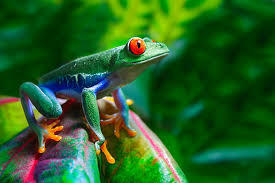
#> input picture images/img5.jpg, 275 x 183 px
$ python practice.py
#> lines starting #> are read from the running program, lines starting #| are printed output that depends on the picture

import matplotlib.pyplot as plt
import cv2
import numpy as np


def main():
    img_gray = cv2.imread("../images/img5.jpg", 0)
#> img_gray: shape (183, 275); min 0, max 255, mean 70.3

    row, col = img_gray.shape
#> row = 183; col = 275
    mean = 0
    var = 0.01
    sigma = var ** 0.5
    gauss = np.random.normal(mean, sigma, (row, col))
    noisy_img = img_gray + gauss * 255   # scale noise
    noisy_img = np.clip(noisy_img, 0, 255).astype(np.uint8)

    avg_filter = np.array([[1, 1, 1],
                          [1, 1, 1],
                          [1, 1, 1]], dtype=np.float32) / 9


    sobel_x = np.array([[-1, 0, 1],
                        [-2, 0, 2],
                        [-1, 0, 1]], dtype=np.float32)

    sobel_y = np.array([[-1, -2, -1],
                        [0,  0,  0],
                        [1,  2,  1]], dtype=np.float32)

    prewitt_x = np.array([[-1, 0, 1],
                          [-1, 0, 1],
                          [-1, 0, 1]], dtype=np.float32)

    prewitt_y = np.array([[-1, -1, -1],
                          [ 0,  0,  0],
                          [ 1,  1,  1]], dtype=np.float32)

    laplace_4 = np.array([[ 0, -1,  0],
                          [-1,  4, -1],
                          [ 0, -1,  0]], dtype=np.float32)

    laplace_8 = np.array([[-1, -1, -1],
                          [-1,  8, -1],
                          [-1, -1, -1]], dtype=np.float32)


    avg = cv2.filter2D(noisy_img, -1, avg_filter)
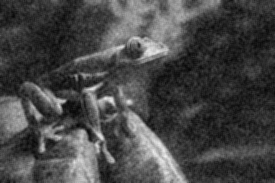
#> avg: shape (183, 275); min 5, max 238, mean 70.2
    avg_m = filter(noisy_img, avg_filter)

    sobel_x_f = cv2.filter2D(noisy_img, -1, sobel_x)
    sobel_y_f = cv2.filter2D(noisy_img, -1, sobel_y)
    sobel_x_m = filter(noisy_img, sobel_x)
    sobel_y_m = filter(noisy_img, sobel_y)
#> after the loop in filter (call 3), `for h in range(output_h):`:
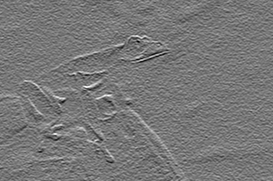
#> output_img: shape (181, 273) float32; min -751, max 844, mean -0.1; drawn with min black and max white

    prewitt_x_f = cv2.filter2D(noisy_img, -1, prewitt_x)
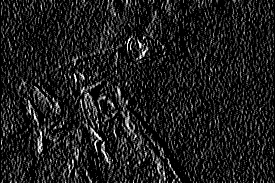
#> prewitt_x_f: shape (183, 275); min 0, max 255, mean 28.8
    prewitt_y_f = cv2.filter2D(noisy_img, -1, prewitt_y)
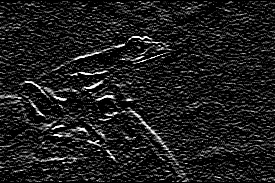
#> prewitt_y_f: shape (183, 275); min 0, max 255, mean 29
    prewitt_x_m = filter(noisy_img, prewitt_x)
    prewitt_y_m = filter(noisy_img, prewitt_y)


    laplace_4_f = cv2.filter2D(noisy_img, -1, laplace_4)
    laplace_8_f = cv2.filter2D(noisy_img, -1, laplace_8)
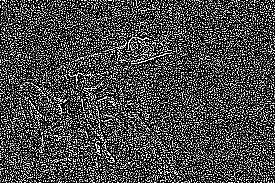
#> laplace_8_f: shape (183, 275); min 0, max 255, mean 73.3
    laplace_4_m = filter(noisy_img, laplace_4)
#> after the loop in filter (call 6), `for h in range(output_h):`:
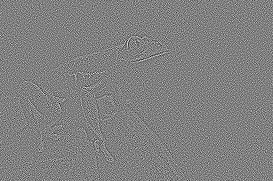
#> output_img: shape (181, 273) float32; min -601, max 589, mean 0; drawn with min black and max white
    laplace_8_m = filter(noisy_img, laplace_8)
#> in filter (call 7), `output_img = np.clip(output_img, 0, 255).astype(np.uint8)`:
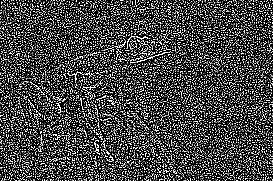
#> output_img: shape (181, 273); min 0, max 255, mean 73.3


    img_set = [img_gray, noisy_img, avg, avg_m, sobel_x_f, sobel_x_m, sobel_y_f, sobel_y_m, prewitt_x_f, prewitt_x_m, prewitt_y_f, prewitt_y_m, laplace_4_f, laplace_4_m, laplace_8_f, laplace_8_m]
    img_title = ['Original', 'Gaussian Noise', 'Avg-filter','Avg_manual', 'Sobel-X', 'sobel_m', 'Sobel-Y', 'sobel_m', 'Prewitt-X', 'prewitt_m', 'Prewitt-Y', 'prewit_m', 'Laplace-4', 'laplace_m', 'Laplace-8', 'laplace_m']

    display(img_set, img_title)


def filter(input_img, kernel):
  tmp_img = input_img.astype(np.float32)
  input_h, input_w = input_img.shape
  kernel_h, kernel_w = kernel.shape
  output_h = input_h - kernel_h + 1
  output_w = input_w - kernel_w + 1

  output_img = np.zeros((output_h, output_w), dtype = np.float32)
  for h in range(output_h):
    for w in range(output_w):
      roi = tmp_img[h : h + kernel_h, w : w + kernel_w]
      output_img[h, w] = int(np.sum(roi * kernel))

  output_img = np.clip(output_img, 0, 255).astype(np.uint8)

  return output_img

def filter2(input_img, kernel):
   ...

def display(img_set, img_title):

    plt.figure(figsize=(16,9))
    print(len(img_set), len(img_title))
#| 16 16

    for i in range(len(img_set)):
        plt.subplot(5, 5, i + 1)
        plt.imshow(img_set[i], cmap='gray')
        plt.title(img_title[i])
        plt.axis('off')
#> this loop made 16 passes

    plt.tight_layout()
    plt.show()


if __name__ == "__main__":
    main()

$ run again, with images/img3.jpg copied over images/img5.jpg
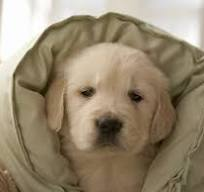
#> input picture images/img3.jpg, 204 x 192 px
#> after the loop in filter (call 7), `for h in range(output_h):`:
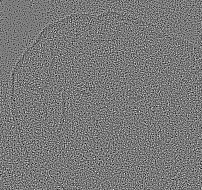
#> output_img: shape (190, 202) float32; min -828, max 915, mean 0; drawn with min black and max white
#> in filter (call 7), `output_img = np.clip(output_img, 0, 255).astype(np.uint8)`:
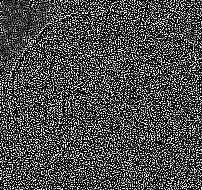
#> output_img: shape (190, 202); min 0, max 255, mean 72.8
#| 16 16
#> the loop in display, `for i in range(len(img_set)):` made 16 passes

$ run again, with images/img4.jpg copied over images/img5.jpg
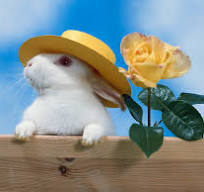
#> input picture images/img4.jpg, 204 x 192 px
#> after the loop in filter (call 7), `for h in range(output_h):`:
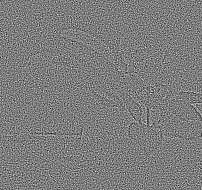
#> output_img: shape (190, 202) float32; min -1004, max 1041, mean -0.2; drawn with min black and max white
#> in filter (call 7), `output_img = np.clip(output_img, 0, 255).astype(np.uint8)`:
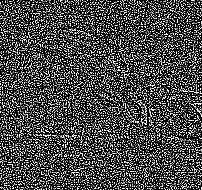
#> output_img: shape (190, 202); min 0, max 255, mean 74.6
#| 16 16
#> the loop in display, `for i in range(len(img_set)):` made 16 passes

$ run again, with images/img6.jpg copied over images/img5.jpg
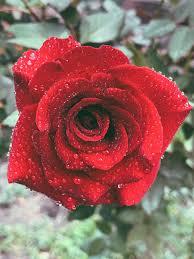
#> input picture images/img6.jpg, 194 x 259 px
#> in filter (call 7), `output_img = np.clip(output_img, 0, 255).astype(np.uint8)`:
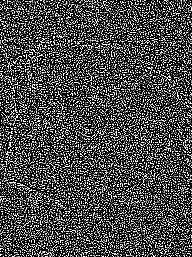
#> output_img: shape (257, 192); min 0, max 255, mean 75.3
#| 16 16
#> the loop in display, `for i in range(len(img_set)):` made 16 passes
